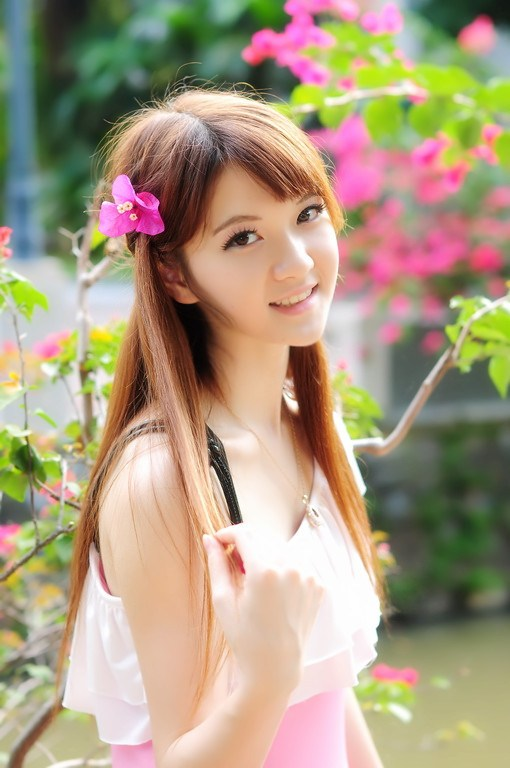
#> input picture pil/hu.jpg, 510 x 768 px, found by its file name
$ python Split.py
#> lines starting #> are read from the running program, lines starting #| are printed output that depends on the picture
#coding:utf-8

import Image

"""
    r,g,b=im.split()#分割成三个通道，此时r,g,b分别为三个图像对象。
"""

image = Image.open('hu.jpg')
#> image is the input picture: PIL image 510x768 RGB; mean R, G, B 171.7, 155.2, 129.4
r,g,b = image.split()
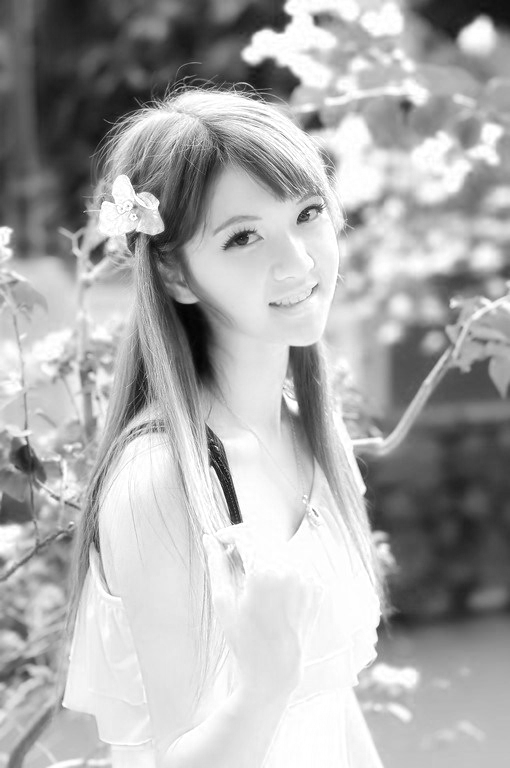
#> r: PIL image 510x768 L; min 2, max 255, mean 171.7
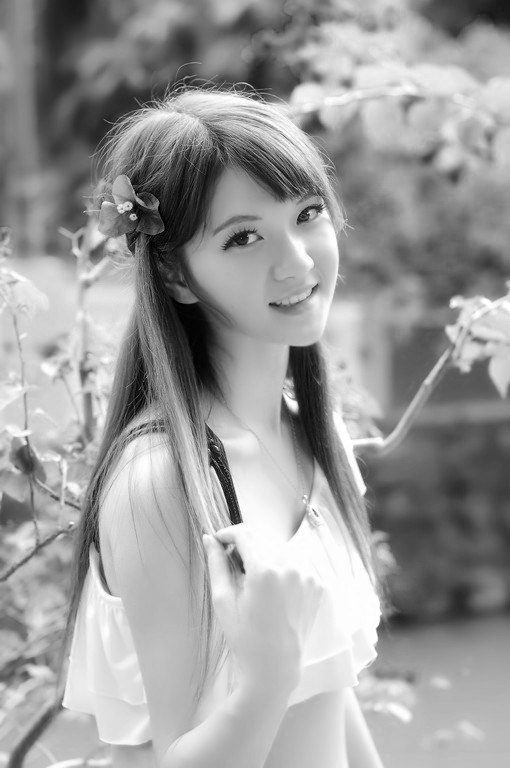
#> g: PIL image 510x768 L; min 0, max 255, mean 155.2
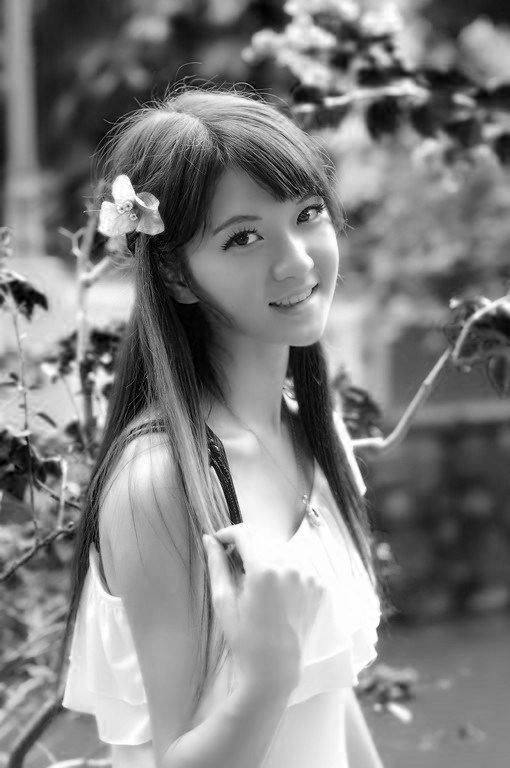
#> b: PIL image 510x768 L; min 0, max 255, mean 129.4
r.save('Split/r.jpg','jpeg')
g.save('Split/g.jpg','jpeg')
b.save('Split/b.jpg','jpeg')

$ run again, with pil/koera.jpg copied over pil/hu.jpg
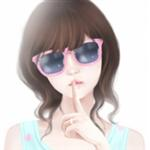
#> input picture pil/koera.jpg, 150 x 150 px, found by its file name
#> image is the input picture: PIL image 150x150 RGB; mean R, G, B 204, 195.8, 194.4
#> `r,g,b = image.split()`:
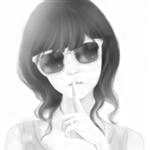
#> r: PIL image 150x150 L; min 39, max 255, mean 204
#> `r,g,b = image.split()`:
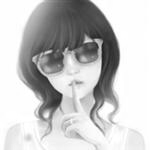
#> g: PIL image 150x150 L; min 25, max 255, mean 195.8
